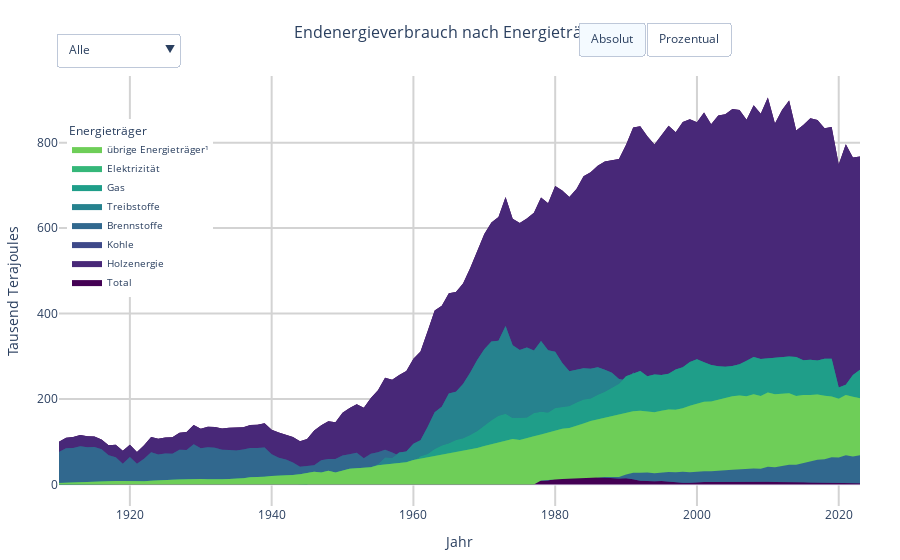

The notebook cell saved with this chart:
### Markdown cell above
# Energieträger Diagram

### Code cell
import pandas as pd 
import plotly.graph_objects as go
import plotly.express as px 


df = pd.read_csv('../Daten/cleaned_energy_data_fixed.xls', encoding='ISO-8859-1')


df.columns = df.columns.str.encode('latin1').str.decode('utf-8')


df.set_index("Year", inplace=True)


row_sums = df.sum(axis=1) 
df_percentage = df.div(row_sums, axis=0) * 100 


df_percentage = df_percentage * 2


df_percentage = df_percentage.clip(upper=100)


pivot_df = df.reset_index()


fig = go.Figure()

colors = px.colors.sequential.Viridis[:len(df.columns)]  


def add_traces(data, hover_suffix=""):
    fig.data = []
    for i, col in enumerate(data.columns):
        fig.add_trace(go.Scatter(
            x=data.index,
            y=data[col],
            fill='tonexty',  
            fillcolor=colors[i],
            name=col,
            hovertemplate=f'{col}: %{{y:.2f}}{hover_suffix}<extra></extra>', 
            line=dict(width=0)  
        ))


add_traces(df)


fig.update_layout(
    updatemenus=[
        dict(
            type="dropdown",
            direction="down",
            x=0.15, 
            y=1.1,  
            showactive=True,
            buttons=[
                dict(
                    label="Alle",
                    method="relayout",
                    args=[{"xaxis.range": [df.index.min(), df.index.max()]}]
                ),
                dict(
                    label="Letztes 1 Jahr",
                    method="relayout",
                    args=[{"xaxis.range": [df.index.max() - 1, df.index.max()]}]
                ),
                dict(
                    label="Letzte 5 Jahre",
                    method="relayout",
                    args=[{"xaxis.range": [df.index.max() - 5, df.index.max()]}]
                ),
                dict(
                    label="Letzte 10 Jahre",
                    method="relayout",
                    args=[{"xaxis.range": [df.index.max() - 10, df.index.max()]}]
                ),
                dict(
                    label="Letzte 20 Jahre",
                    method="relayout",
                    args=[{"xaxis.range": [df.index.max() - 20, df.index.max()]}]
                ),
                dict(
                    label="Letzte 40 Jahre",
                    method="relayout",
                    args=[{"xaxis.range": [df.index.max() - 40, df.index.max()]}]
                )
            ]
        ),
        dict(
            type="buttons",
            direction="left",
            x=0.85,  
            y=1.15,  
            buttons=[
                dict(
                    label="Absolut",
                    method="update",
                    args=[
                        {"y": [df[col] for col in df.columns]},
                        {"yaxis": {"fixedrange": True}, "hovertemplate": "%{y:.2f}"}
                    ]
                ),
                dict(
                    label="Prozentual",
                    method="update",
                    args=[
                        {"y": [df_percentage[col] for col in df_percentage.columns]},
                        {"yaxis": {"title": "Prozent", "range": [0, 100], "fixedrange": True}, "hovertemplate": "%{y:.2f}%"}
                    ]
                )
            ],
            pad={"r": 10, "t": 10},
            showactive=True
        )
    ]
)


fig.update_layout(
    title="Endenergieverbrauch nach Energieträger", 
    title_x=0.5, 
    title_font=dict(size=16),
    xaxis=dict(
        title="Jahr", 
        showgrid=True, 
        gridwidth=2, 
        gridcolor='lightgray', 
        fixedrange=True
    ),
    yaxis=dict(
        title="Tausend Terajoules", 
        showgrid=True, 
        gridwidth=2, 
        gridcolor='lightgray', 
        fixedrange=True 
    ),
    plot_bgcolor='white', 
    margin=dict(l=40, r=40, t=40, b=40),
    legend=dict(
        title="Energieträger", 
        x=0.01, 
        y=0.9,  
        font=dict(size=10), 
        title_font=dict(size=12)
    ),
    hovermode="x unified",
    template='plotly_white',  
)


fig.show()
